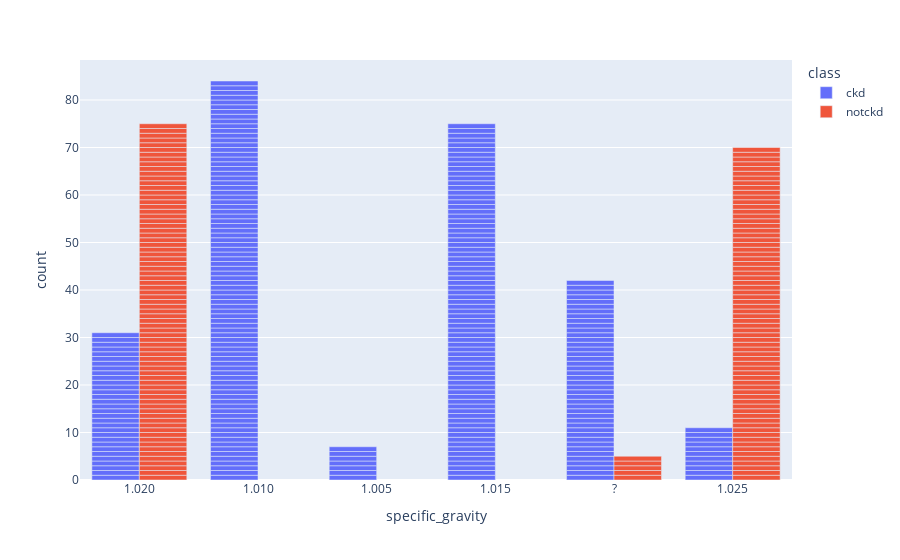
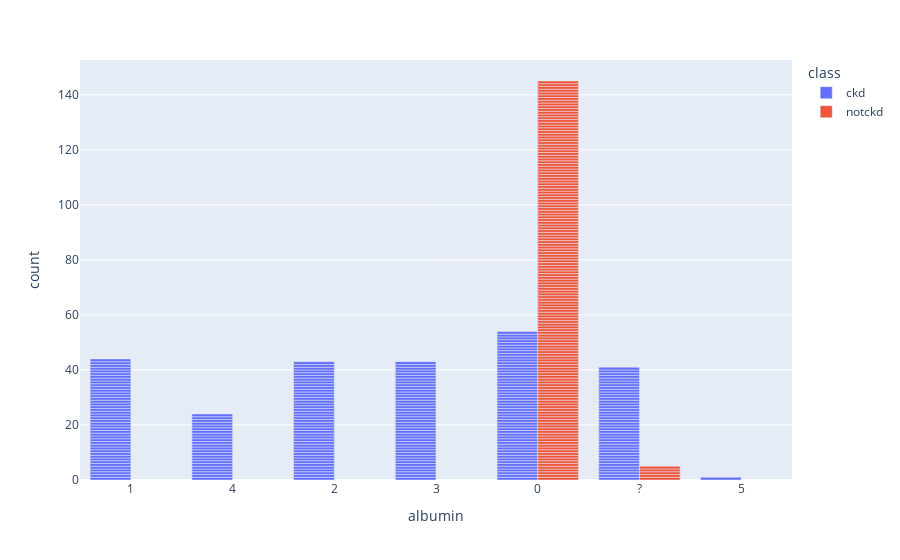
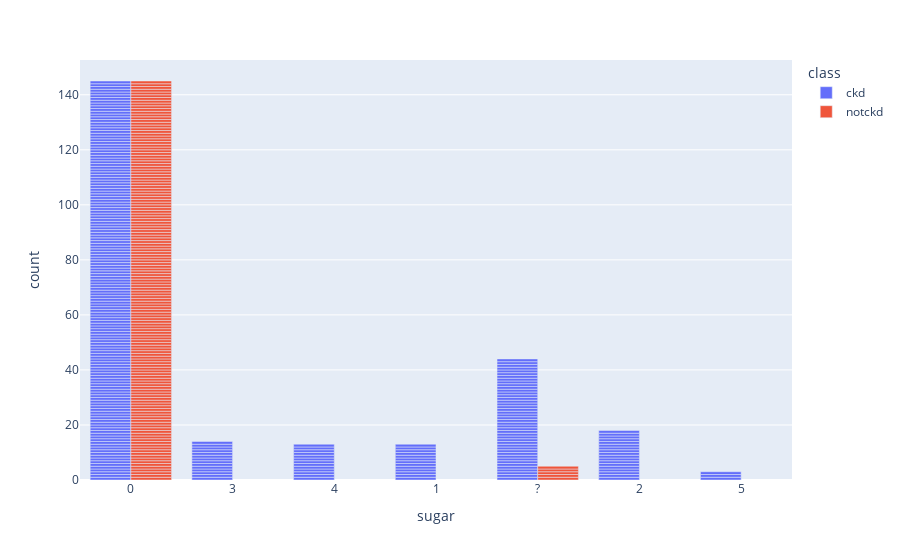
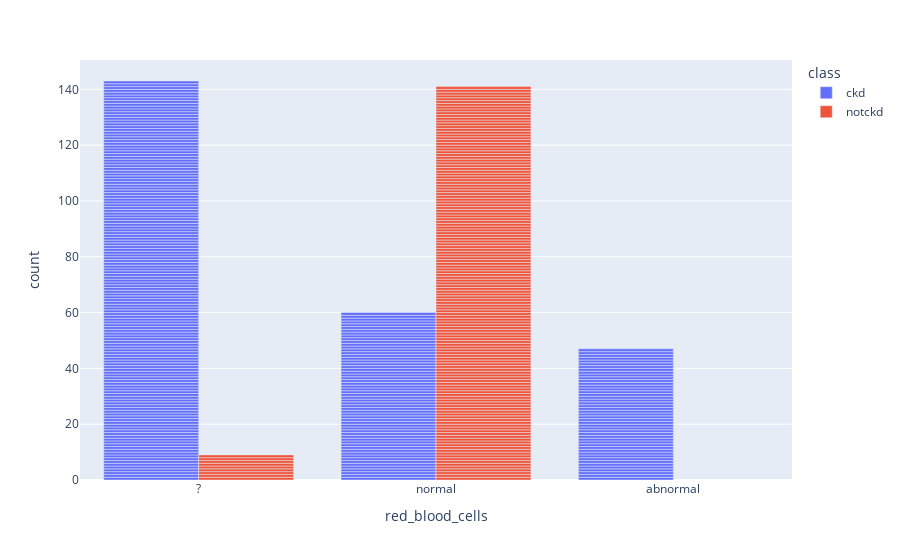

The cell these charts' notebook holds for them, in order:
### Code cell
for column in categorical_cols:
    fig = px.bar(df, x=column, color=target_col, barmode="group")
    fig.show()

# These are plotly graphs (invisible on Github preview)

### Figure 1 — Plotly figure (JSON) as saved in the notebook; plotly's stock layout.template omitted (floating-point values rounded to 4 significant figures; data arrays with more than 128 entries replaced by an {"elided": "..."} marker saying what was removed)
{"data": [{"alignmentgroup": "True", "hovertemplate": "class=ckd<br>specific_gravity=%{x}<br>count=%{y}<extra></extra>", "legendgroup": "ckd", "marker": {"color": "#636efa", "pattern": {"shape": ""}}, "name": "ckd", "offsetgroup": "ckd", "orientation": "v", "showlegend": true, "textposition": "auto", "type": "bar", "x": {"elided": "250 str values"}, "xaxis": "x", "y": {"elided": "250 int values"}, "yaxis": "y"}, {"alignmentgroup": "True", "hovertemplate": "class=notckd<br>specific_gravity=%{x}<br>count=%{y}<extra></extra>", "legendgroup": "notckd", "marker": {"color": "#EF553B", "pattern": {"shape": ""}}, "name": "notckd", "offsetgroup": "notckd", "orientation": "v", "showlegend": true, "textposition": "auto", "type": "bar", "x": {"elided": "150 str values"}, "xaxis": "x", "y": {"elided": "150 int values"}, "yaxis": "y"}], "layout": {"barmode": "group", "legend": {"title": {"text": "class"}, "tracegroupgap": 0}, "margin": {"t": 60}, "xaxis": {"anchor": "y", "domain": [0, 1], "title": {"text": "specific_gravity"}}, "yaxis": {"anchor": "x", "domain": [0, 1], "title": {"text": "count"}}}}

### Figure 2 — Plotly figure (JSON) as saved in the notebook; plotly's stock layout.template omitted (floating-point values rounded to 4 significant figures; data arrays with more than 128 entries replaced by an {"elided": "..."} marker saying what was removed)
{"data": [{"alignmentgroup": "True", "hovertemplate": "class=ckd<br>albumin=%{x}<br>count=%{y}<extra></extra>", "legendgroup": "ckd", "marker": {"color": "#636efa", "pattern": {"shape": ""}}, "name": "ckd", "offsetgroup": "ckd", "orientation": "v", "showlegend": true, "textposition": "auto", "type": "bar", "x": {"elided": "250 str values"}, "xaxis": "x", "y": {"elided": "250 int values"}, "yaxis": "y"}, {"alignmentgroup": "True", "hovertemplate": "class=notckd<br>albumin=%{x}<br>count=%{y}<extra></extra>", "legendgroup": "notckd", "marker": {"color": "#EF553B", "pattern": {"shape": ""}}, "name": "notckd", "offsetgroup": "notckd", "orientation": "v", "showlegend": true, "textposition": "auto", "type": "bar", "x": {"elided": "150 str values"}, "xaxis": "x", "y": {"elided": "150 int values"}, "yaxis": "y"}], "layout": {"barmode": "group", "legend": {"title": {"text": "class"}, "tracegroupgap": 0}, "margin": {"t": 60}, "xaxis": {"anchor": "y", "domain": [0, 1], "title": {"text": "albumin"}}, "yaxis": {"anchor": "x", "domain": [0, 1], "title": {"text": "count"}}}}

### Figure 3 — Plotly figure (JSON) as saved in the notebook; plotly's stock layout.template omitted (floating-point values rounded to 4 significant figures; data arrays with more than 128 entries replaced by an {"elided": "..."} marker saying what was removed)
{"data": [{"alignmentgroup": "True", "hovertemplate": "class=ckd<br>sugar=%{x}<br>count=%{y}<extra></extra>", "legendgroup": "ckd", "marker": {"color": "#636efa", "pattern": {"shape": ""}}, "name": "ckd", "offsetgroup": "ckd", "orientation": "v", "showlegend": true, "textposition": "auto", "type": "bar", "x": {"elided": "250 str values"}, "xaxis": "x", "y": {"elided": "250 int values"}, "yaxis": "y"}, {"alignmentgroup": "True", "hovertemplate": "class=notckd<br>sugar=%{x}<br>count=%{y}<extra></extra>", "legendgroup": "notckd", "marker": {"color": "#EF553B", "pattern": {"shape": ""}}, "name": "notckd", "offsetgroup": "notckd", "orientation": "v", "showlegend": true, "textposition": "auto", "type": "bar", "x": {"elided": "150 str values"}, "xaxis": "x", "y": {"elided": "150 int values"}, "yaxis": "y"}], "layout": {"barmode": "group", "legend": {"title": {"text": "class"}, "tracegroupgap": 0}, "margin": {"t": 60}, "xaxis": {"anchor": "y", "domain": [0, 1], "title": {"text": "sugar"}}, "yaxis": {"anchor": "x", "domain": [0, 1], "title": {"text": "count"}}}}

### Figure 4 — Plotly figure (JSON) as saved in the notebook; plotly's stock layout.template omitted (floating-point values rounded to 4 significant figures; data arrays with more than 128 entries replaced by an {"elided": "..."} marker saying what was removed)
{"data": [{"alignmentgroup": "True", "hovertemplate": "class=ckd<br>red_blood_cells=%{x}<br>count=%{y}<extra></extra>", "legendgroup": "ckd", "marker": {"color": "#636efa", "pattern": {"shape": ""}}, "name": "ckd", "offsetgroup": "ckd", "orientation": "v", "showlegend": true, "textposition": "auto", "type": "bar", "x": {"elided": "250 str values"}, "xaxis": "x", "y": {"elided": "250 int values"}, "yaxis": "y"}, {"alignmentgroup": "True", "hovertemplate": "class=notckd<br>red_blood_cells=%{x}<br>count=%{y}<extra></extra>", "legendgroup": "notckd", "marker": {"color": "#EF553B", "pattern": {"shape": ""}}, "name": "notckd", "offsetgroup": "notckd", "orientation": "v", "showlegend": true, "textposition": "auto", "type": "bar", "x": {"elided": "150 str values"}, "xaxis": "x", "y": {"elided": "150 int values"}, "yaxis": "y"}], "layout": {"barmode": "group", "legend": {"title": {"text": "class"}, "tracegroupgap": 0}, "margin": {"t": 60}, "xaxis": {"anchor": "y", "domain": [0, 1], "title": {"text": "red_blood_cells"}}, "yaxis": {"anchor": "x", "domain": [0, 1], "title": {"text": "count"}}}}
